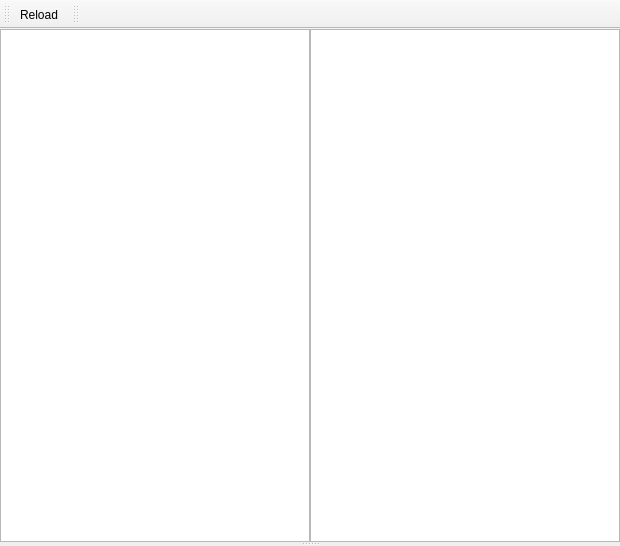
<ui version="4.0" >
 <class>MainWindow</class>
 <widget class="QMainWindow" name="MainWindow" >
  <property name="geometry" >
   <rect>
    <x>0</x>
    <y>0</y>
    <width>620</width>
    <height>546</height>
   </rect>
  </property>
  <property name="windowTitle" >
   <string>hgview diff</string>
  </property>
  <widget class="QWidget" name="centralwidget" >
   <property name="geometry" >
    <rect>
     <x>0</x>
     <y>33</y>
     <width>620</width>
     <height>513</height>
    </rect>
   </property>
   <layout class="QVBoxLayout" name="verticalLayout" >
    <property name="margin" >
     <number>0</number>
    </property>
    <item>
     <widget class="QSplitter" name="splitter" >
      <property name="orientation" >
       <enum>Qt::Vertical</enum>
      </property>
      <widget class="QWidget" name="layoutWidget" >
       <layout class="QHBoxLayout" name="horizontalLayout" >
        <property name="spacing" >
         <number>0</number>
        </property>
        <item>
         <widget class="RevisionsTableView" name="tableView_revisions_left" >
          <property name="alternatingRowColors" >
           <bool>true</bool>
          </property>
          <property name="selectionMode" >
           <enum>QAbstractItemView::SingleSelection</enum>
          </property>
          <property name="selectionBehavior" >
           <enum>QAbstractItemView::SelectRows</enum>
          </property>
          <property name="showGrid" >
           <bool>false</bool>
          </property>
         </widget>
        </item>
        <item>
         <widget class="RevisionsTableView" name="tableView_revisions_right" >
          <property name="alternatingRowColors" >
           <bool>true</bool>
          </property>
          <property name="selectionMode" >
           <enum>QAbstractItemView::SingleSelection</enum>
          </property>
          <property name="selectionBehavior" >
           <enum>QAbstractItemView::SelectRows</enum>
          </property>
          <property name="showGrid" >
           <bool>false</bool>
          </property>
         </widget>
        </item>
       </layout>
      </widget>
      <widget class="QWidget" name="layoutWidget" >
       <layout class="QHBoxLayout" name="horizontalLayout_2" >
        <property name="spacing" >
         <number>0</number>
        </property>
        <item>
         <widget class="QFrame" name="frame" >
          <property name="frameShape" >
           <enum>QFrame::NoFrame</enum>
          </property>
          <property name="frameShadow" >
           <enum>QFrame::Raised</enum>
          </property>
         </widget>
        </item>
       </layout>
      </widget>
     </widget>
    </item>
   </layout>
  </widget>
  <widget class="QToolBar" name="toolBar" >
   <property name="geometry" >
    <rect>
     <x>0</x>
     <y>0</y>
     <width>121</width>
     <height>33</height>
    </rect>
   </property>
   <property name="windowTitle" >
    <string>toolBar</string>
   </property>
   <attribute name="toolBarArea" >
    <enum>TopToolBarArea</enum>
   </attribute>
   <attribute name="toolBarBreak" >
    <bool>true</bool>
   </attribute>
   <addaction name="actionReload" />
  </widget>
  <widget class="QToolBar" name="toolBar_edit" >
   <property name="geometry" >
    <rect>
     <x>121</x>
     <y>0</y>
     <width>499</width>
     <height>33</height>
    </rect>
   </property>
   <property name="windowTitle" >
    <string>toolBar_2</string>
   </property>
   <attribute name="toolBarArea" >
    <enum>TopToolBarArea</enum>
   </attribute>
   <attribute name="toolBarBreak" >
    <bool>false</bool>
   </attribute>
  </widget>
  <action name="actionClose" >
   <property name="text" >
    <string>Close</string>
   </property>
   <property name="shortcut" >
    <string>Ctrl+Q</string>
   </property>
  </action>
  <action name="actionReload" >
   <property name="text" >
    <string>Reload</string>
   </property>
   <property name="shortcut" >
    <string>Ctrl+R</string>
   </property>
  </action>
 </widget>
 <customwidgets>
  <customwidget>
   <class>RevisionsTableView</class>
   <extends>QTableView</extends>
   <header>.revisions_table.h</header>
  </customwidget>
 </customwidgets>
 <tabstops>
  <tabstop>tableView_revisions_left</tabstop>
  <tabstop>tableView_revisions_right</tabstop>
 </tabstops>
 <resources/>
 <connections/>
</ui>
